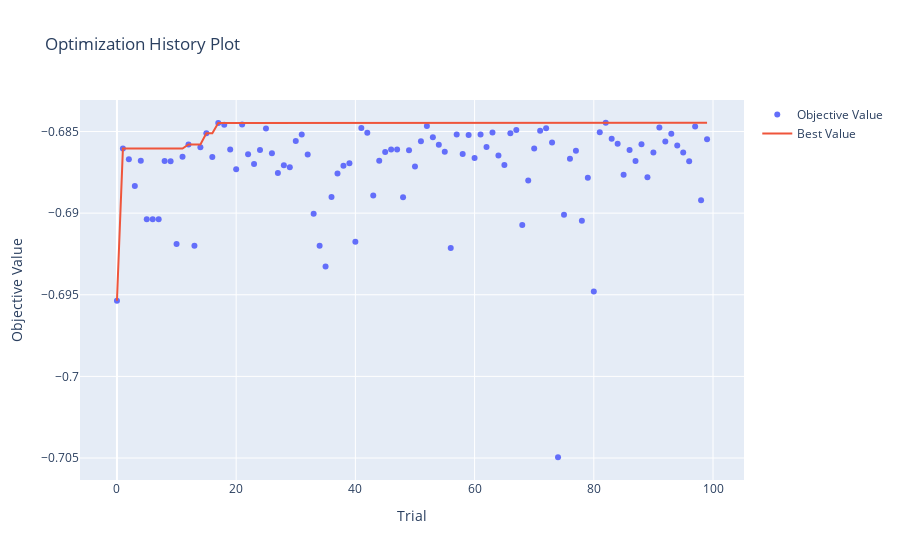

The notebook cell this image was saved under:
### Markdown cell above
### ---------- Visualize Optimization Process ----------

### Code cell
# optimization history plot
optuna.visualization.plot_optimization_history(study)
